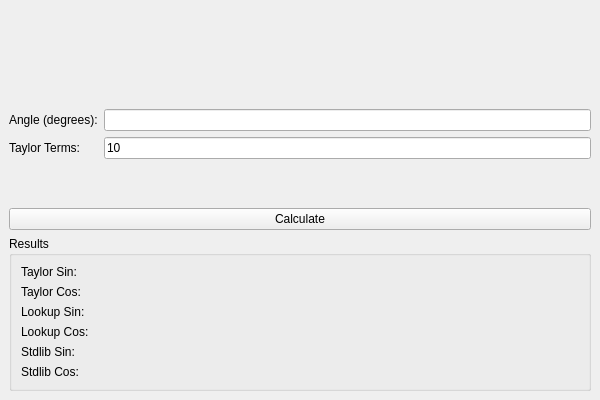
<?xml version="1.0" encoding="UTF-8"?>
<ui version="4.0">
 <class>MainWindow</class>
 <widget class="QMainWindow" name="MainWindow">
  <property name="geometry">
   <rect>
    <x>0</x>
    <y>0</y>
    <width>600</width>
    <height>400</height>
   </rect>
  </property>
  <property name="windowTitle">
   <string>Trigonometry Calculator</string>
  </property>
  <widget class="QWidget" name="centralwidget">
   <layout class="QVBoxLayout" name="verticalLayout">
    <!-- Tambahkan QLabel untuk logo di bagian atas -->
    <item>
     <widget class="QLabel" name="logoLabel">
      <property name="pixmap">
       <pixmap resource="resources.qrc">:/images/logo.png</pixmap>
      </property>
      <property name="alignment">
       <set>Qt::AlignCenter</set>
      </property>
     </widget>
    </item>
    <item>
     <layout class="QFormLayout" name="formLayout">
      <item row="0" column="0">
       <widget class="QLabel" name="label">
        <property name="text">
         <string>Angle (degrees):</string>
        </property>
       </widget>
      </item>
      <item row="0" column="1">
       <widget class="QLineEdit" name="angleInput"/>
      </item>
      <item row="1" column="0">
       <widget class="QLabel" name="label_2">
        <property name="text">
         <string>Taylor Terms:</string>
        </property>
       </widget>
      </item>
      <item row="1" column="1">
       <widget class="QLineEdit" name="termsInput">
        <property name="text">
         <string>10</string>
        </property>
       </widget>
      </item>
     </layout>
    </item>
    <item>
     <widget class="QPushButton" name="calculateButton">
      <property name="text">
       <string>Calculate</string>
      </property>
     </widget>
    </item>
    <item>
     <widget class="QGroupBox" name="groupBox">
      <property name="title">
       <string>Results</string>
      </property>
      <layout class="QFormLayout" name="formLayout_2">
       <item row="0" column="0">
        <widget class="QLabel" name="label_3">
         <property name="text">
          <string>Taylor Sin:</string>
         </property>
        </widget>
       </item>
       <item row="0" column="1">
        <widget class="QLabel" name="taylorSinResult">
         <property name="text">
          <string/>
         </property>
        </widget>
       </item>
       <item row="1" column="0">
        <widget class="QLabel" name="label_4">
         <property name="text">
          <string>Taylor Cos:</string>
         </property>
        </widget>
       </item>
       <item row="1" column="1">
        <widget class="QLabel" name="taylorCosResult">
         <property name="text">
          <string/>
         </property>
        </widget>
       </item>
       <item row="2" column="0">
        <widget class="QLabel" name="label_5">
         <property name="text">
          <string>Lookup Sin:</string>
         </property>
        </widget>
       </item>
       <item row="2" column="1">
        <widget class="QLabel" name="lookupSinResult">
         <property name="text">
          <string/>
         </property>
        </widget>
       </item>
       <item row="3" column="0">
        <widget class="QLabel" name="label_6">
         <property name="text">
          <string>Lookup Cos:</string>
         </property>
        </widget>
       </item>
       <item row="3" column="1">
        <widget class="QLabel" name="lookupCosResult">
         <property name="text">
          <string/>
         </property>
        </widget>
       </item>
       <item row="4" column="0">
        <widget class="QLabel" name="label_7">
         <property name="text">
          <string>Stdlib Sin:</string>
         </property>
        </widget>
       </item>
       <item row="4" column="1">
        <widget class="QLabel" name="stdlibSinResult">
         <property name="text">
          <string/>
         </property>
        </widget>
       </item>
       <item row="5" column="0">
        <widget class="QLabel" name="label_8">
         <property name="text">
          <string>Stdlib Cos:</string>
         </property>
        </widget>
       </item>
       <item row="5" column="1">
        <widget class="QLabel" name="stdlibCosResult">
         <property name="text">
          <string/>
         </property>
        </widget>
       </item>
      </layout>
     </widget>
    </item>
   </layout>
  </widget>
 </widget>
 <resources/>
  <resources>
  <include location="resources.qrc"/>
 </resources>
 <connections/>
</ui>
